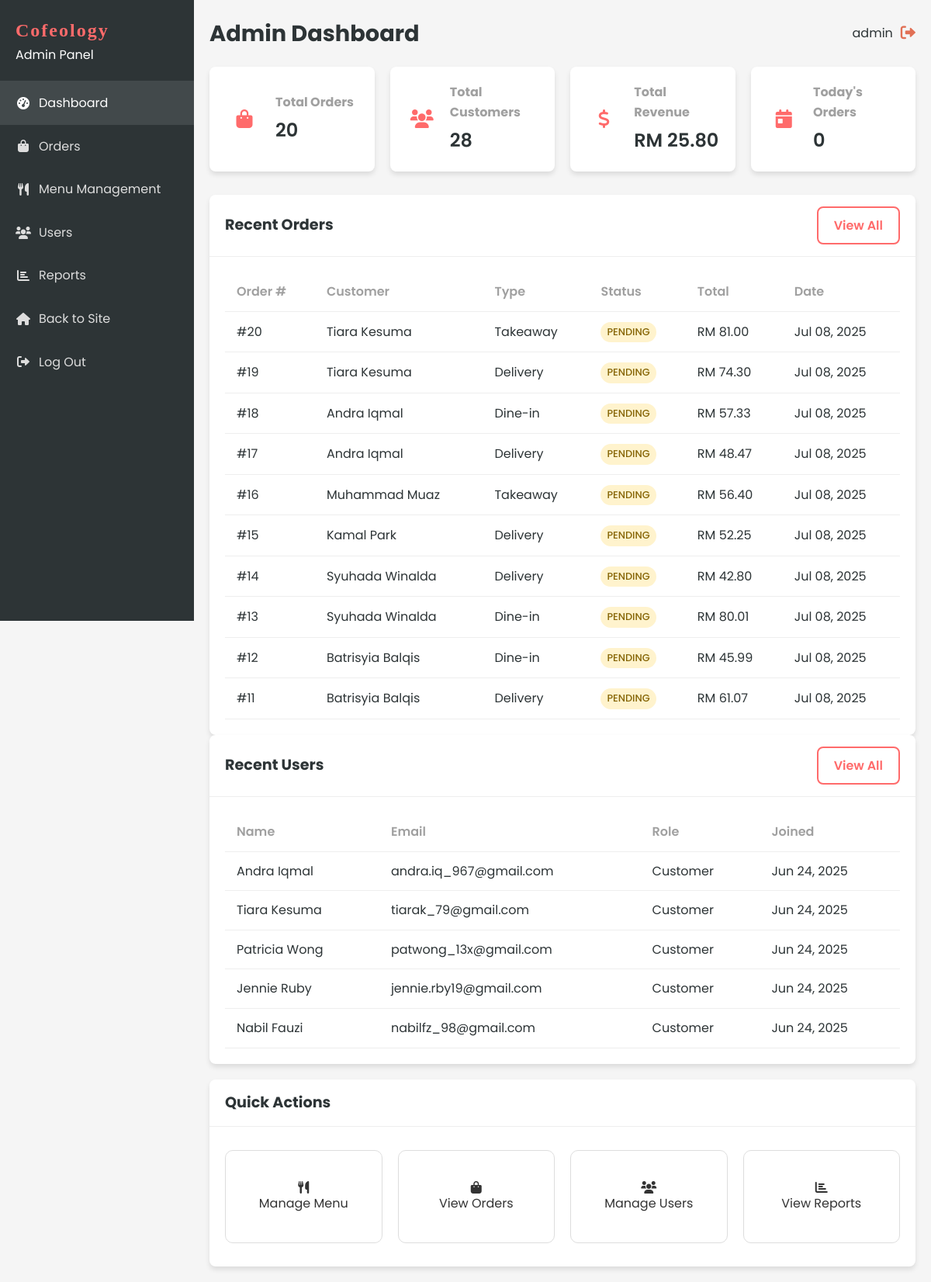
The app's page /admin/dashboard.php (signed in) with its own data.
### tables this page shows
CREATE TABLE `order` (
  `ORDER_ID` int(11) NOT NULL,
  `ORDER_NUMBER` varchar(20) NOT NULL,
  `ORDER_TIME` time NOT NULL,
  `ORDER_DATE` date NOT NULL,
  `ORDER_TYPE` enum('delivery','takeaway','dine-in') NOT NULL,
  `ORDER_STATUS` enum('pending','preparing','ready','out_for_delivery','completed','cancelled') DEFAULT 'pending',
  `TOT_AMOUNT` decimal(10,2) NOT NULL,
  `DELIVERY_ADDRESS` text DEFAULT NULL,
  `PAYMENT_METHOD` varchar(50) DEFAULT NULL,
  `PAYMENT_STATUS` enum('pending','completed','failed') DEFAULT 'pending',
  `CUST_ID` int(11) NOT NULL,
  `STAFF_ID` int(11) DEFAULT NULL,
  `special_instructions` text DEFAULT NULL,
  `pickup_time` datetime DEFAULT NULL,
  `created_at` timestamp NOT NULL DEFAULT current_timestamp(),
  `updated_at` timestamp NOT NULL DEFAULT current_timestamp() ON UPDATE current_timestamp()
);

CREATE TABLE `customer` (
  `CUST_ID` int(11) NOT NULL,
  `CUSTOMER_ID` varchar(20) NOT NULL,
  `CUST_NAME` varchar(100) NOT NULL,
  `CUST_NPHONE` varchar(20) NOT NULL,
  `CUST_EMAIL` varchar(100) NOT NULL,
  `CUST_PASSWORD` varchar(255) NOT NULL,
  `MEMBERSHIP` enum('basic','premium','vip') DEFAULT 'basic',
  `created_at` timestamp NOT NULL DEFAULT current_timestamp(),
  `updated_at` timestamp NOT NULL DEFAULT current_timestamp() ON UPDATE current_timestamp()
);

### includes/functions.php (called while the page is built, shortened)
<?php
function formatCurrency($amount) {
    return 'RM ' . number_format($amount, 2);
}
?>

### admin/dashboard.php (the view, shortened to what this page needs)
<?php
include '../includes/db_connect.php';
include '../includes/functions.php';
$stats = [];
$result = $conn->query("SELECT COUNT(*) as total FROM `ORDER`");
$stats['total_orders'] = $result ? $result->fetch_assoc()['total'] : 0;
$result = $conn->query("SELECT COUNT(*) as total FROM CUSTOMER");
$stats['total_customers'] = $result ? $result->fetch_assoc()['total'] : 0;
$result = $conn->query("SELECT SUM(TOT_AMOUNT) as total FROM `ORDER` WHERE ORDER_STATUS = 'completed'");
$stats['total_revenue'] = $result ? ($result->fetch_assoc()['total'] ?? 0) : 0;
$today = date('Y-m-d');
$result = $conn->query("SELECT COUNT(*) as total FROM `ORDER` WHERE DATE(ORDER_DATE) = '$today'");
$stats['today_orders'] = $result ? $result->fetch_assoc()['total'] : 0;
$stmt = $conn->prepare("
    SELECT o.ORDER_ID, o.ORDER_NUMBER, o.ORDER_DATE, o.ORDER_TIME, o.ORDER_TYPE, o.ORDER_STATUS, o.TOT_AMOUNT,
           c.CUST_NAME as customer_name, c.CUST_EMAIL as customer_email
    FROM `ORDER` o
    JOIN CUSTOMER c ON o.CUST_ID = c.CUST_ID
    ORDER BY o.ORDER_DATE DESC, o.ORDER_TIME DESC
    LIMIT 10
");
$stmt->execute();
$recentOrders = $stmt->get_result()->fetch_all(MYSQLI_ASSOC);
$stmt = $conn->prepare("
    SELECT CUST_ID, CUST_NAME, CUST_EMAIL, MEMBERSHIP, created_at
    FROM CUSTOMER
    ORDER BY created_at DESC
    LIMIT 5
");
$stmt->execute();
$recentUsers = $stmt->get_result()->fetch_all(MYSQLI_ASSOC);
?>
<!DOCTYPE html>
<html lang="en">
<head>
    <link rel="stylesheet" href="../css/style.css?v=1.1">
    <link rel="stylesheet" href="../css/dashboard.css?v=1.1">
    <link rel="stylesheet" href="https://cdnjs.cloudflare.com/ajax/libs/font-awesome/6.0.0-beta3/css/all.min.css">
</head>
<body>
    <div class="dashboard-container">
        <?php include 'sidebar.php'; ?>
        <div class="dashboard-content">
            <header class="dashboard-header">
                <div class="header-title">
                    <h1>Admin Dashboard</h1>
                </div>
                <div class="header-actions">
                    <div class="user-info">
                        <span><?php echo htmlspecialchars($_SESSION['user_name']); ?></span>
                        <a href="../logout.php" class="logout-btn">
                            <i class="fas fa-sign-out-alt"></i>
                        </a>
                    </div>
                </div>
            </header>
            <div class="dashboard-stats">
                <div class="stat-card">
                    <div class="stat-icon">
                        <i class="fas fa-shopping-bag"></i>
                    </div>
                    <div class="stat-info">
                        <h3>Total Orders</h3>
                        <p><?php echo number_format($stats['total_orders']); ?></p>
                    </div>
                </div>
                <div class="stat-card">
                    <div class="stat-icon">
                        <i class="fas fa-users"></i>
                    </div>
                    <div class="stat-info">
                        <h3>Total Customers</h3>
                        <p><?php echo number_format($stats['total_customers']); ?></p>
                    </div>
                </div>
                <div class="stat-card">
                    <div class="stat-icon">
                        <i class="fas fa-dollar-sign"></i>
                    </div>
                    <div class="stat-info">
                        <h3>Total Revenue</h3>
                        <p><?php echo formatCurrency($stats['total_revenue']); ?></p>
                    </div>
                </div>
                <div class="stat-card">
                    <div class="stat-icon">
                        <i class="fas fa-calendar-day"></i>
                    </div>
                    <div class="stat-info">
                        <h3>Today's Orders</h3>
                        <p><?php echo number_format($stats['today_orders']); ?></p>
                    </div>
                </div>
            </div>
            <div class="dashboard-main">
                <div class="dashboard-grid">
                    <div class="card">
                        <div class="card-header">
                            <h2>Recent Orders</h2>
                            <a href="orders.php" class="btn btn-outline btn-sm">View All</a>
                        </div>
                        <div class="card-body">
                            <div class="table-responsive">
                                <table class="table">
                                    <thead>
                                        <tr>
                                            <th>Order #</th>
                                            <th>Customer</th>
                                            <th>Type</th>
                                            <th>Status</th>
                                            <th>Total</th>
                                            <th>Date</th>
                                        </tr>
                                    </thead>
                                    <tbody>
                                        <?php if (empty($recentOrders)): ?>
                                            <tr>
                                                <td colspan="6" class="text-center">No orders found</td>
                                            </tr>
                                        <?php else: ?>
                                            <?php foreach ($recentOrders as $order): ?>
                                                <tr>
                                                    <td>#<?php echo $order['ORDER_ID']; ?></td>
                                                    <td><?php echo htmlspecialchars($order['customer_name']); ?></td>
                                                    <td><?php echo ucfirst($order['ORDER_TYPE']); ?></td>
                                                    <td>
                                                        <span class="status-badge <?php echo $order['ORDER_STATUS']; ?>">
                                                            <?php echo ucfirst($order['ORDER_STATUS']); ?>
                                                        </span>
                                                    </td>
                                                    <td><?php echo formatCurrency($order['TOT_AMOUNT']); ?></td>
                                                    <td><?php echo date('M d, Y', strtotime($order['ORDER_DATE'])); ?></td>
                                                </tr>
                                            <?php endforeach; ?>
                                        <?php endif; ?>
                                    </tbody>
                                </table>
                            </div>
                        </div>
                    </div>
                    <div class="card">
                        <div class="card-header">
                            <h2>Recent Users</h2>
                            <a href="users.php" class="btn btn-outline btn-sm">View All</a>
                        </div>
                        <div class="card-body">
                            <div class="table-responsive">
                                <table class="table">
                                    <thead>
                                        <tr>
                                            <th>Name</th>
                                            <th>Email</th>
                                            <th>Role</th>
                                            <th>Joined</th>
                                        </tr>
                                    </thead>
                                    <tbody>
                                        <?php if (empty($recentUsers)): ?>
                                            <tr>
                                                <td colspan="4" class="text-center">No users found</td>
                                            </tr>
                                        <?php else: ?>
                                            <?php foreach ($recentUsers as $user): ?>
                                                <tr>
                                                    <td><?php echo htmlspecialchars($user['CUST_NAME']); ?></td>
                                                    <td><?php echo htmlspecialchars($user['CUST_EMAIL']); ?></td>
                                                    <td>
                                                        <span class="role-badge customer">
                                                            Customer
                                                        </span>
                                                    </td>
                                                    <td><?php echo date('M d, Y', strtotime($user['created_at'])); ?></td>
                                                </tr>
                                            <?php endforeach; ?>
                                        <?php endif; ?>
                                    </tbody>
                                </table>
                            </div>
                        </div>
                    </div>
                </div>
                <div class="card">
                    <div class="card-header">
                        <h2>Quick Actions</h2>
                    </div>
                    <div class="card-body">
                        <div class="quick-actions">
                            <a href="menu.php" class="quick-action-btn">
                                <i class="fas fa-utensils"></i>
                                <span>Manage Menu</span>
                            </a>
                            <a href="orders.php" class="quick-action-btn">
                                <i class="fas fa-shopping-bag"></i>
                                <span>View Orders</span>
                            </a>
                            <a href="users.php" class="quick-action-btn">
                                <i class="fas fa-users"></i>
                                <span>Manage Users</span>
                            </a>
                            <a href="reports.php" class="quick-action-btn">
                                <i class="fas fa-chart-bar"></i>
                                <span>View Reports</span>
                            </a>
                        </div>
                    </div>
                </div>
            </div>
        </div>
    </div>
</body>
</html>

### css/style.css (style rules this page uses)
:root { --primary-color: #ff6b6b; --secondary-color: #4ecdc4; --accent-color: #ffd166; --dark-color: #2d3436; --light-color: #f8f9fa; --success-color: #6bcd69; --warning-color: #ffd166; --danger-color: #e17055; --gray-color: #a0a0a0; --border-radius: 8px; --box-shadow: 0 4px 6px rgba(0, 0, 0, 0.1); --transition: all 0.3s ease; }
* { margin: 0; padding: 0; box-sizing: border-box; }
body { font-family: 'Poppins', "Segoe UI", Tahoma, Geneva, Verdana, sans-serif; line-height: 1.6; color: var(--dark-color); background-color: #f5f5f5; }
a { text-decoration: none; color: var(--primary-color); transition: var(--transition); }
.btn { display: inline-block; padding: 10px 20px; border-radius: var(--border-radius); font-family: 'Poppins', sans-serif; font-weight: 600; text-align: center; cursor: pointer; transition: var(--transition); border: none; }
.btn-outline { background-color: transparent; border: 2px solid var(--primary-color); color: var(--primary-color); }
.header-actions { display: flex; align-items: center; }
.header-actions > * { margin-left: 15px; }
.quick-actions { display: flex; flex-wrap: wrap; justify-content: space-between; gap: 20px; padding: 10px 0; }
.quick-action-btn { flex: 1 1 calc(25% - 20px); display: flex; flex-direction: column; align-items: center; justify-content: center; text-align: center; padding: 20px; background-color: #fff; border: 1px solid #ddd; border-radius: 10px; text-decoration: none; color: #333; transition: transform 0.3s ease; min-width: 150px; height: 120px; }

### css/dashboard.css (style rules this page uses)
.dashboard-container { display: flex; min-height: 100vh; }
.dashboard-content { flex: 1; margin-left: 250px; padding: 20px; background-color: #f5f5f5; }
.dashboard-header { display: flex; justify-content: space-between; align-items: center; margin-bottom: 20px; }
.header-title h1 { margin: 0; font-size: 1.8rem; }
.header-actions { display: flex; align-items: center; }
.user-info { display: flex; align-items: center; }
.user-info span { margin-right: 10px; }
.logout-btn { color: var(--danger-color); font-size: 1.2rem; }
.dashboard-stats { display: grid; grid-template-columns: repeat(auto-fit, minmax(200px, 1fr)); gap: 20px; margin-bottom: 30px; }
.stat-card { background-color: white; border-radius: var(--border-radius); box-shadow: var(--box-shadow); padding: 20px; display: flex; align-items: center; }
.stat-icon { width: 50px; height: 50px; background-color: rgba(var(--primary-color-rgb), 0.1); color: var(--primary-color); border-radius: 50%; display: flex; justify-content: center; align-items: center; font-size: 1.5rem; margin-right: 15px; }
.stat-info h3 { margin: 0 0 5px; font-size: 1rem; color: var(--gray-color); }
.stat-info p { margin: 0; font-size: 1.5rem; font-weight: 600; }
.dashboard-main { display: grid; grid-template-columns: 1fr; gap: 20px; }
.card { background-color: white; border-radius: var(--border-radius); box-shadow: var(--box-shadow); overflow: hidden; }
.card-header { padding: 15px 20px; border-bottom: 1px solid #eee; display: flex; justify-content: space-between; align-items: center; }
.card-header h2 { margin: 0; font-size: 1.2rem; }
.card-body { padding: 20px; }
.table-responsive { overflow-x: auto; }
.table { width: 100%; border-collapse: collapse; }
.table th, .table td { padding: 12px 15px; text-align: left; border-bottom: 1px solid #eee; }
.table th { font-weight: 600; color: var(--gray-color); }
.status-badge { display: inline-block; padding: 3px 8px; border-radius: 20px; font-size: 0.8rem; font-weight: 500; text-transform: uppercase; }
.status-badge.pending { background-color: rgba(255, 193, 7, 0.2); color: #856404; }

### records on screen
order: ORDER_ID "20", CUST_ID.CUST_NAME "Tiara Kesuma", ORDER_TYPE "Takeaway", ORDER_STATUS "PENDING", TOT_AMOUNT "RM 81.00", ORDER_DATE "Jul 08, 2025"
order: ORDER_ID "19", CUST_ID.CUST_NAME "Tiara Kesuma", ORDER_TYPE "Delivery", ORDER_STATUS "PENDING", TOT_AMOUNT "RM 74.30", ORDER_DATE "Jul 08, 2025"
order: ORDER_ID "18", CUST_ID.CUST_NAME "Andra Iqmal", ORDER_TYPE "Dine-in", ORDER_STATUS "PENDING", TOT_AMOUNT "RM 57.33", ORDER_DATE "Jul 08, 2025"
order: ORDER_ID "17", CUST_ID.CUST_NAME "Andra Iqmal", ORDER_TYPE "Delivery", ORDER_STATUS "PENDING", TOT_AMOUNT "RM 48.47", ORDER_DATE "Jul 08, 2025"
order: ORDER_ID "16", CUST_ID.CUST_NAME "Muhammad Muaz", ORDER_TYPE "Takeaway", ORDER_STATUS "PENDING", TOT_AMOUNT "RM 56.40", ORDER_DATE "Jul 08, 2025"
order: ORDER_ID "15", CUST_ID.CUST_NAME "Kamal Park", ORDER_TYPE "Delivery", ORDER_STATUS "PENDING", TOT_AMOUNT "RM 52.25", ORDER_DATE "Jul 08, 2025"
order: ORDER_ID "14", CUST_ID.CUST_NAME "Syuhada Winalda", ORDER_TYPE "Delivery", ORDER_STATUS "PENDING", TOT_AMOUNT "RM 42.80", ORDER_DATE "Jul 08, 2025"
order: ORDER_ID "13", CUST_ID.CUST_NAME "Syuhada Winalda", ORDER_TYPE "Dine-in", ORDER_STATUS "PENDING", TOT_AMOUNT "RM 80.01", ORDER_DATE "Jul 08, 2025"
order: ORDER_ID "12", CUST_ID.CUST_NAME "Batrisyia Balqis", ORDER_TYPE "Dine-in", ORDER_STATUS "PENDING", TOT_AMOUNT "RM 45.99", ORDER_DATE "Jul 08, 2025"
order: ORDER_ID "11", CUST_ID.CUST_NAME "Batrisyia Balqis", ORDER_TYPE "Delivery", ORDER_STATUS "PENDING", TOT_AMOUNT "RM 61.07", ORDER_DATE "Jul 08, 2025"
customer: CUST_NAME "Andra Iqmal", CUST_EMAIL "andra.iq_967@gmail.com", created_at "Jun 24, 2025"
customer: CUST_NAME "Tiara Kesuma", CUST_EMAIL "tiarak_79@gmail.com", created_at "Jun 24, 2025"
customer: CUST_NAME "Patricia Wong", CUST_EMAIL "patwong_13x@gmail.com", created_at "Jun 24, 2025"
customer: CUST_NAME "Jennie Ruby", CUST_EMAIL "jennie.rby19@gmail.com", created_at "Jun 24, 2025"
customer: CUST_NAME "Nabil Fauzi", CUST_EMAIL "nabilfz_98@gmail.com", created_at "Jun 24, 2025"

### other values on screen
$_SESSION['user_name'] "admin"
$stats['total_orders'] "20"
$stats['total_customers'] "28"
formatCurrency($stats['total_revenue']) "RM 25.80"
$stats['today_orders'] "0"
